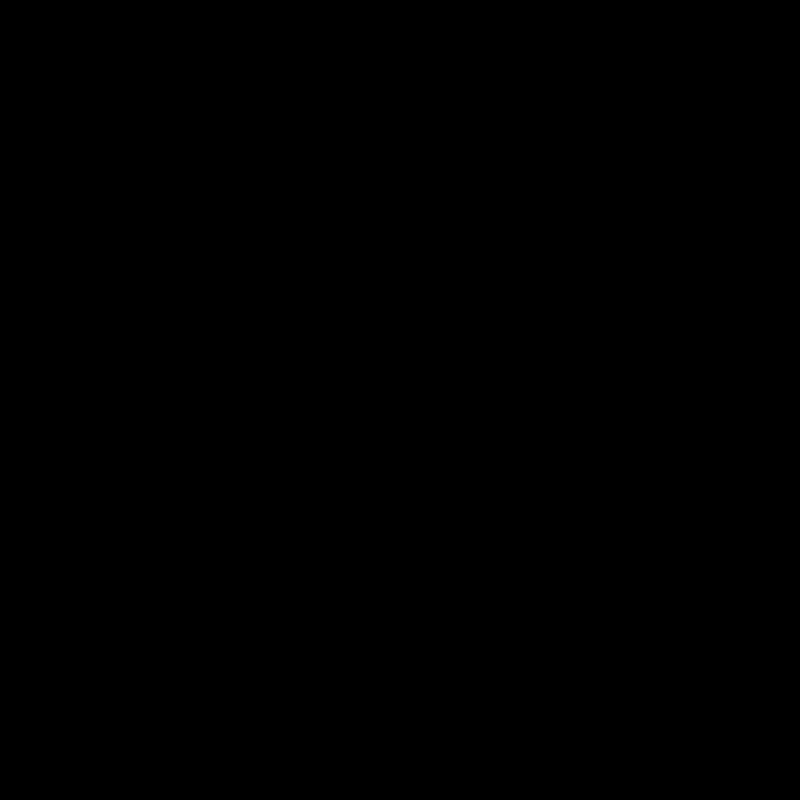
Frame 1 (no input)
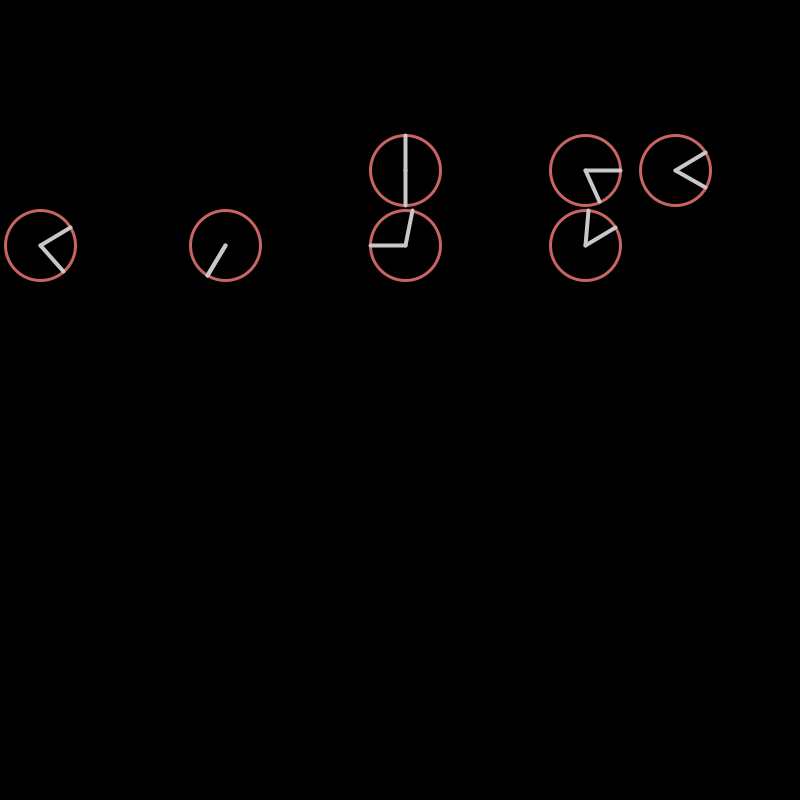
Frame 60 (the mouse pressed at the canvas centre just before this capture)
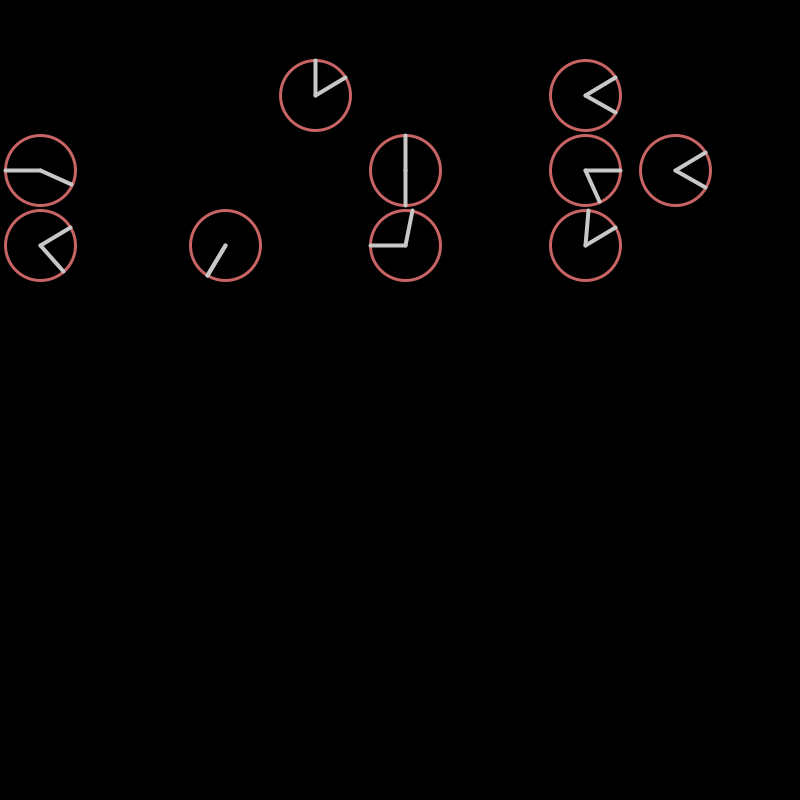
Frame 120 (the mouse held since frame 60 and released just before this capture)

The Processing sketch that drew these frames (run headless with seeded random() and noise(); from frame 60 on, the mouse is pressed at the canvas centre):

// Processing sketch: metaClock
// ── metaClock.pde
int[][][] number = new int[10][6][2];
int[][][] position = new int[4][6][2];
float minutesRadius;
float hoursRadius;
float clockDiameter;
int minFirstDigit;
int minSecondDigit;
int hourFirstDigit;
int hourSecondDigit;
int oldMinSecondDigit = -1;
int count = 0;
boolean rainbow=false;
boolean runningAnimation=true;
int time;

void initNumbers() {
  number[0][0][0]=6; number[0][0][1]=15;
  number[0][1][0]=6; number[0][1][1]=45;
  number[0][2][0]=0; number[0][2][1]=30;
  number[0][3][0]=0; number[0][3][1]=30;
  number[0][4][0]=0; number[0][4][1]=15;
  number[0][5][0]=0; number[0][5][1]=45;
  number[1][0][0]=7; number[1][0][1]=35;
  number[1][1][0]=6; number[1][1][1]=30;
  number[1][2][0]=7; number[1][2][1]=35;
  number[1][3][0]=0; number[1][3][1]=30;
  number[1][4][0]=7; number[1][4][1]=35;
  number[1][5][0]=0; number[1][5][1]=0;
  number[2][0][0]=3; number[2][0][1]=15;
  number[2][1][0]=9; number[2][1][1]=30;
  number[2][2][0]=3; number[2][2][1]=30;
  number[2][3][0]=0; number[2][3][1]=45;
  number[2][4][0]=0; number[2][4][1]=15;
  number[2][5][0]=9; number[2][5][1]=45;
  number[3][0][0]=3; number[3][0][1]=15;
  number[3][1][0]=6; number[3][1][1]=45;
  number[3][2][0]=3; number[3][2][1]=15;
  number[3][3][0]=0; number[3][3][1]=30;
  number[3][4][0]=3; number[3][4][1]=15;
  number[3][5][0]=0; number[3][5][1]=45;
  number[4][0][0]=6; number[4][0][1]=30;
  number[4][1][0]=1; number[4][1][1]=5;
  number[4][2][0]=0; number[4][2][1]=15;
  number[4][3][0]=9; number[4][3][1]=30;
  number[4][4][0]=7; number[4][4][1]=35;
  number[4][5][0]=0; number[4][5][1]=0;
  number[5][0][0]=3; number[5][0][1]=30;
  number[5][1][0]=9; number[5][1][1]=45;
  number[5][2][0]=0; number[5][2][1]=15;
  number[5][3][0]=9; number[5][3][1]=30;
  number[5][4][0]=3; number[5][4][1]=15;
  number[5][5][0]=0; number[5][5][1]=45;
  number[6][0][0]=6; number[6][0][1]=30;
  number[6][1][0]=1; number[6][1][1]=5;
  number[6][2][0]=0; number[6][2][1]=30;
  number[6][3][0]=9; number[6][3][1]=30;
  number[6][4][0]=0; number[6][4][1]=15;
  number[6][5][0]=0; number[6][5][1]=45;
  number[7][0][0]=3; number[7][0][1]=15;
  number[7][1][0]=9; number[7][1][1]=30;
  number[7][2][0]=7; number[7][2][1]=35;
  number[7][3][0]=0; number[7][3][1]=30;
  number[7][4][0]=7; number[7][4][1]=35;
  number[7][5][0]=0; number[7][5][1]=0;
  number[8][0][0]=6; number[8][0][1]=15;
  number[8][1][0]=6; number[8][1][1]=45;
  number[8][2][0]=0; number[8][2][1]=20;
  number[8][3][0]=0; number[8][3][1]=40;
  number[8][4][0]=0; number[8][4][1]=15;
  number[8][5][0]=0; number[8][5][1]=45;
  number[9][0][0]=6; number[9][0][1]=15;
  number[9][1][0]=9; number[9][1][1]=30;
  number[9][2][0]=0; number[9][2][1]=15;
  number[9][3][0]=0; number[9][3][1]=30;
  number[9][4][0]=7; number[9][4][1]=35;
  number[9][5][0]=0; number[9][5][1]=0;
}

void initPositions() {
  int centerDistance = 45;
  int upRow = 95;
  int midRow = 170;
  int downRow = 245;
  position[0][0][0]=centerDistance-5;position[0][0][1]=upRow;
  position[0][1][0]=centerDistance*3;position[0][1][1]=upRow;
  position[0][2][0]=centerDistance-5;position[0][2][1]=midRow;
  position[0][3][0]=centerDistance*3;position[0][3][1]=midRow;
  position[0][4][0]=centerDistance-5;position[0][4][1]=downRow;
  position[0][5][0]=centerDistance*3;position[0][5][1]=downRow;
  position[1][0][0]=centerDistance*5;position[1][0][1]=upRow;
  position[1][1][0]=centerDistance*7;position[1][1][1]=upRow;
  position[1][2][0]=centerDistance*5;position[1][2][1]=midRow;
  position[1][3][0]=centerDistance*7;position[1][3][1]=midRow;
  position[1][4][0]=centerDistance*5;position[1][4][1]=downRow;
  position[1][5][0]=centerDistance*7;position[1][5][1]=downRow;
  position[2][0][0]=centerDistance*9;position[2][0][1]=upRow;
  position[2][1][0]=centerDistance*11;position[2][1][1]=upRow;
  position[2][2][0]=centerDistance*9;position[2][2][1]=midRow;
  position[2][3][0]=centerDistance*11;position[2][3][1]=midRow;
  position[2][4][0]=centerDistance*9;position[2][4][1]=downRow;
  position[2][5][0]=centerDistance*11;position[2][5][1]=downRow;
  position[3][0][0]=centerDistance*13;position[3][0][1]=upRow;
  position[3][1][0]=centerDistance*15;position[3][1][1]=upRow;
  position[3][2][0]=centerDistance*13;position[3][2][1]=midRow;
  position[3][3][0]=centerDistance*15;position[3][3][1]=midRow;
  position[3][4][0]=centerDistance*13;position[3][4][1]=downRow;
  position[3][5][0]=centerDistance*15;position[3][5][1]=downRow;
}

void drawClock(int cx,int cy,int hour,int min) {
  float m = map(min, 0, 60, 0, TWO_PI) - HALF_PI; 
  float h = map(hour, 0, 24, 0, TWO_PI * 2) - HALF_PI;
  
  //noFill();
  fill(0);
  strokeWeight(3);
  //stroke(200,100,100); red stroke
  if (rainbow==true) {
    stroke(0); // black stroke
    fill(map(min,0,59,0,255),map(hour,0,23,0,255),map(cx+cy,0,1600,0,255));
    ellipse(cx, cy, clockDiameter+4, clockDiameter+4);
  } else {
    stroke(200,100,100);
    //stroke(0); // black stroke
    ellipse(cx, cy, clockDiameter, clockDiameter);
  }
  // Draw the hands of the clock
  stroke(200);
  strokeWeight(4);
  line(cx, cy, cx + cos(m) * minutesRadius, cy + sin(m) * minutesRadius);
  strokeWeight(4);
  line(cx, cy, cx + cos(h) * hoursRadius, cy + sin(h) * hoursRadius);
}


void setup() {
  initNumbers();
  initPositions();
  size(800, 800);
  background(0);
  stroke(255);
  int radius = 70;
  minutesRadius = radius * 0.5;
  hoursRadius = radius * 0.5;
  clockDiameter = radius * 1;
  time = millis();
}

void draw() {
  if (runningAnimation == true) {
    if (millis() > time + 500)
    {
      for (int i=0;i<6;i++) {
        if (int(random(0,12))==0) {
          drawClock(position[0][i][0],position[0][i][1],int(random(0,11)),int(random(0,59)));
        }
        if (int(random(0,12))==0) {
          drawClock(position[1][i][0],position[1][i][1],int(random(0,11)),int(random(0,59)));
        }
        if (int(random(0,12))==0) {
          drawClock(position[2][i][0],position[2][i][1],int(random(0,11)),int(random(0,59)));
        }
        if (int(random(0,12))==0) {
          drawClock(position[3][i][0],position[3][i][1],int(random(0,11)),int(random(0,59)));
        }
      }
      count++;
      time = millis();
      if (count == 10) {
        runningAnimation = false;
        count = 0;
      }
    }
  }
  minFirstDigit=int(minute() / 10);
  minSecondDigit=int(minute() % 10);
  hourFirstDigit=int(hour() / 10);
  hourSecondDigit=int(hour() % 10);
  if (oldMinSecondDigit!=minSecondDigit) {
    runningAnimation = true;
  } else {
    if (runningAnimation == false) {
      //background(0);
      for (int i=0;i<6;i++) {
        if (int(random(0,4))==0) {
          drawClock(position[0][i][0],position[0][i][1],number[hourFirstDigit][i][0],number[hourFirstDigit][i][1]);
        }
        if (int(random(0,4))==0) {
          drawClock(position[1][i][0],position[1][i][1],number[hourSecondDigit][i][0],number[hourSecondDigit][i][1]);
        }
        if (int(random(0,4))==0) {
          drawClock(position[2][i][0],position[2][i][1],number[minFirstDigit][i][0],number[minFirstDigit][i][1]);
        }
        if (int(random(0,4))==0) {
          drawClock(position[3][i][0],position[3][i][1],number[minSecondDigit][i][0],number[minSecondDigit][i][1]);
        }
        delay(100);
      }
    }
  }
  oldMinSecondDigit=minSecondDigit;
}
